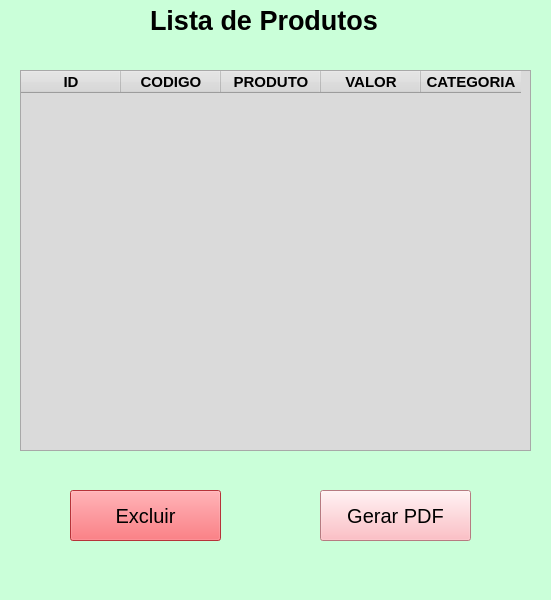
<?xml version="1.0" encoding="UTF-8"?>
<ui version="4.0">
 <class>MainWindow</class>
 <widget class="QMainWindow" name="MainWindow">
  <property name="geometry">
   <rect>
    <x>0</x>
    <y>0</y>
    <width>551</width>
    <height>600</height>
   </rect>
  </property>
  <property name="windowTitle">
   <string>MainWindow</string>
  </property>
  <property name="styleSheet">
   <string notr="true">background-color: rgb(202, 255, 217);</string>
  </property>
  <widget class="QWidget" name="centralwidget">
   <widget class="QLabel" name="label">
    <property name="geometry">
     <rect>
      <x>150</x>
      <y>10</y>
      <width>271</width>
      <height>21</height>
     </rect>
    </property>
    <property name="font">
     <font>
      <pointsize>20</pointsize>
      <weight>75</weight>
      <bold>true</bold>
     </font>
    </property>
    <property name="text">
     <string>Lista de Produtos</string>
    </property>
   </widget>
   <widget class="QTableWidget" name="tableWidget">
    <property name="geometry">
     <rect>
      <x>20</x>
      <y>70</y>
      <width>511</width>
      <height>381</height>
     </rect>
    </property>
    <property name="styleSheet">
     <string notr="true">background-color: rgb(218, 218, 218);</string>
    </property>
    <property name="gridStyle">
     <enum>Qt::NoPen</enum>
    </property>
    <column>
     <property name="text">
      <string>ID</string>
     </property>
     <property name="font">
      <font>
       <pointsize>11</pointsize>
       <weight>75</weight>
       <bold>true</bold>
      </font>
     </property>
     <property name="textAlignment">
      <set>AlignCenter</set>
     </property>
    </column>
    <column>
     <property name="text">
      <string>CODIGO</string>
     </property>
     <property name="font">
      <font>
       <pointsize>11</pointsize>
       <weight>75</weight>
       <bold>true</bold>
      </font>
     </property>
     <property name="textAlignment">
      <set>AlignCenter</set>
     </property>
    </column>
    <column>
     <property name="text">
      <string>PRODUTO</string>
     </property>
     <property name="font">
      <font>
       <pointsize>11</pointsize>
       <weight>75</weight>
       <bold>true</bold>
      </font>
     </property>
     <property name="textAlignment">
      <set>AlignCenter</set>
     </property>
    </column>
    <column>
     <property name="text">
      <string>VALOR</string>
     </property>
     <property name="font">
      <font>
       <pointsize>11</pointsize>
       <weight>75</weight>
       <bold>true</bold>
      </font>
     </property>
     <property name="textAlignment">
      <set>AlignCenter</set>
     </property>
    </column>
    <column>
     <property name="text">
      <string>CATEGORIA</string>
     </property>
     <property name="font">
      <font>
       <pointsize>11</pointsize>
       <weight>75</weight>
       <bold>true</bold>
      </font>
     </property>
     <property name="textAlignment">
      <set>AlignCenter</set>
     </property>
    </column>
   </widget>
   <widget class="QPushButton" name="pushButton">
    <property name="geometry">
     <rect>
      <x>320</x>
      <y>490</y>
      <width>151</width>
      <height>51</height>
     </rect>
    </property>
    <property name="font">
     <font>
      <pointsize>15</pointsize>
     </font>
    </property>
    <property name="styleSheet">
     <string notr="true">background-color: rgb(255, 172, 180);</string>
    </property>
    <property name="text">
     <string>Gerar PDF</string>
    </property>
   </widget>
   <widget class="QPushButton" name="pushButton_2">
    <property name="geometry">
     <rect>
      <x>70</x>
      <y>490</y>
      <width>151</width>
      <height>51</height>
     </rect>
    </property>
    <property name="font">
     <font>
      <pointsize>15</pointsize>
     </font>
    </property>
    <property name="styleSheet">
     <string notr="true">background-color: rgb(255, 72, 80);
</string>
    </property>
    <property name="text">
     <string>Excluir</string>
    </property>
   </widget>
  </widget>
  <widget class="QMenuBar" name="menubar">
   <property name="geometry">
    <rect>
     <x>0</x>
     <y>0</y>
     <width>551</width>
     <height>20</height>
    </rect>
   </property>
  </widget>
  <widget class="QStatusBar" name="statusbar"/>
 </widget>
 <resources/>
 <connections/>
</ui>
